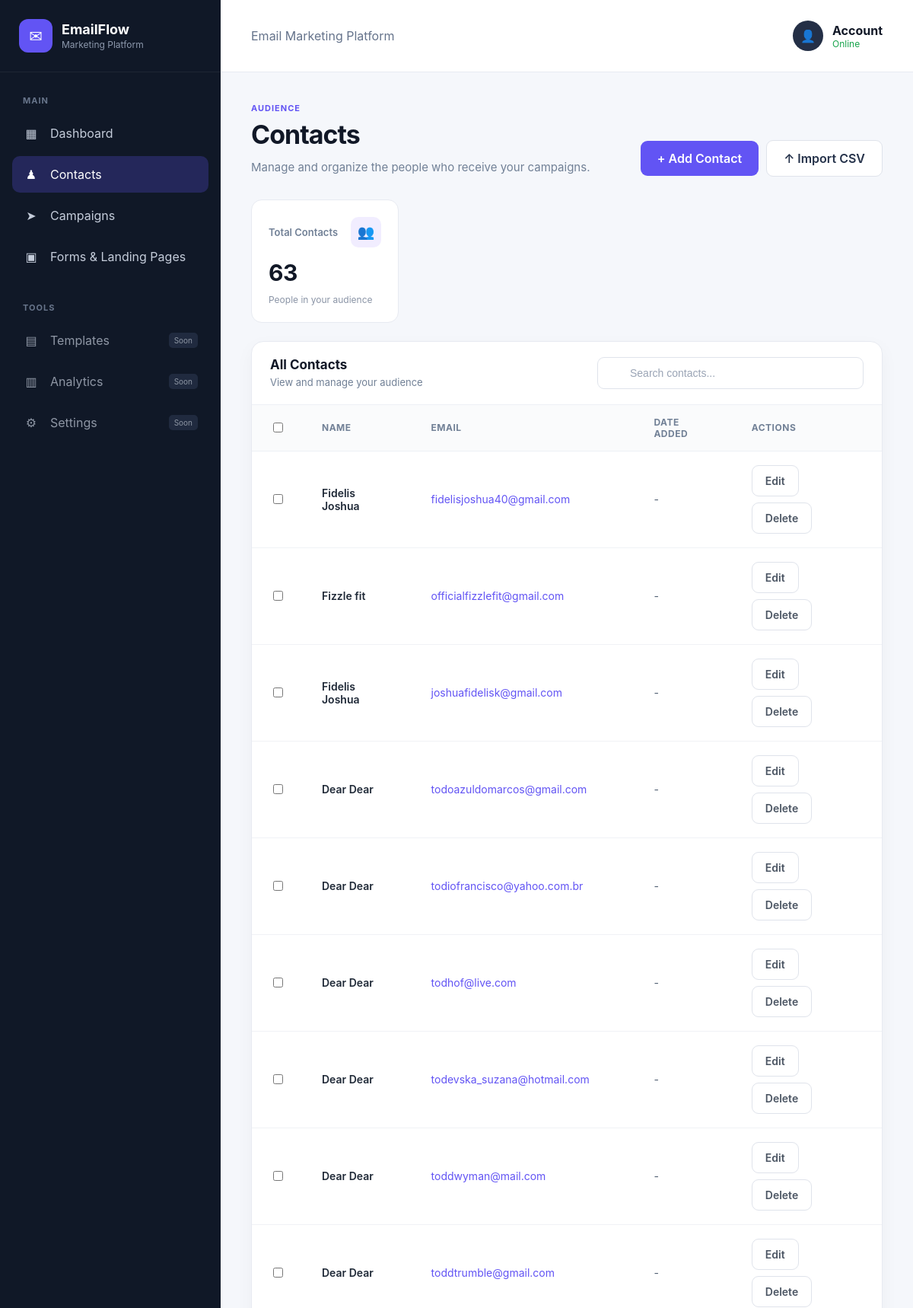
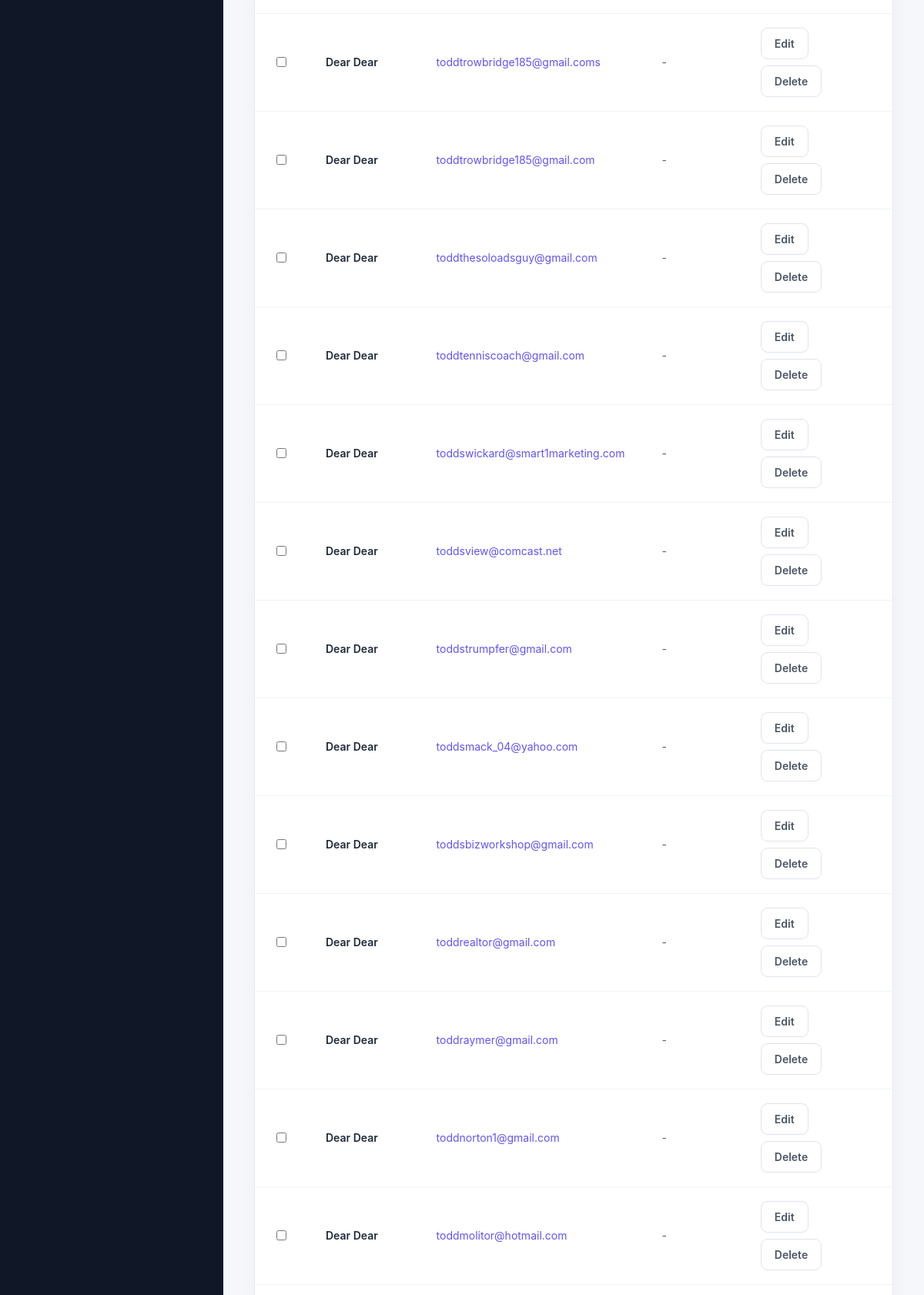
/contacts (signed in, upper part), run on the app's committed database (2 pictures, top to bottom).
### models.py (models this page shows, shortened)
class Contact(db.Model):
    __tablename__ = "contacts"
    id = db.Column(
        db.Integer,
        primary_key=True
    )
    name = db.Column(
        db.String(100),
        nullable=False
    )
    email = db.Column(
        db.String(120),
        nullable=False
    )
    created_by = db.Column(
        db.Integer,
        db.ForeignKey("users.id"),
        nullable=False
    )
    __table_args__ = (
        db.UniqueConstraint(
            "email",
            "created_by",
            name="unique_contact_per_user"
        ),
    )

### app.py (the view, shortened to what this page needs)
@app.route("/contacts", methods=["GET", "POST"])
def contacts():
    if "user_id" not in session:
        return redirect(url_for("login"))
    user_id = session["user_id"]
    contact_list = Contact.query.filter_by(
        created_by=user_id
    ).order_by(
        Contact.id.desc()
    ).all()
    return render_template(
        "contacts.html",
        contacts=contact_list
    )

### templates/contacts.html (shortened to what this page needs)
{% extends "dashboard_base.html" %}
{% block content %}
<div class="page-header">
    <div>
        <div class="page-eyebrow">
            AUDIENCE
        </div>
        <h1 class="page-title">
            Contacts
        </h1>
        <p class="page-subtitle">
            Manage and organize the people who receive your campaigns.
        </p>
    </div>
    <div class="page-actions">
        <a
            href="{{ url_for('add_contact') }}"
            class="primary-button"
        >
            + Add Contact
        </a>
        <form
            action="{{ url_for('import_csv') }}"
            method="POST"
            enctype="multipart/form-data"
            class="csv-import-form"
        >
            <label
                for="csv_file"
                class="secondary-button csv-label"
            >
                ↑ Import CSV
            </label>
        </form>
    </div>
</div>
<div class="stats-grid">
    <div class="stat-card">
        <div class="stat-top">
            <div class="stat-label">
                Total Contacts
            </div>
            <div class="stat-icon">
                👥
            </div>
        </div>
        <div class="stat-number">
            {{ contacts|length }}
        </div>
        <div class="stat-footer">
            People in your audience
        </div>
    </div>
</div>
<div class="content-card">
    <div class="card-toolbar">
        <div>
            <div class="dashboard-card-title">
                All Contacts
            </div>
            <div class="dashboard-card-subtitle">
                View and manage your audience
            </div>
        </div>
        <input
            type="text"
            id="contactSearch"
            class="search-input"
            placeholder="Search contacts..."
            onkeyup="searchContacts()"
        >
    </div>
    <form
        method="POST"
        action="{{ url_for('bulk_delete_contacts') }}"
        onsubmit="return confirmBulkDelete();"
    >
        <div class="table-wrapper">
            <table
                class="custom-table"
                id="contactsTable"
            >
                <thead>
                    <tr>
                        <th style="width: 45px;">
                            <input
                                type="checkbox"
                                id="selectAll"
                                onclick="toggleAllContacts()"
                            >
                        </th>
                        <th>
                            Name
                        </th>
                        <th>
                            Email
                        </th>
                        <th>
                            Date Added
                        </th>
                        <th>
                            Actions
                        </th>
                    </tr>
                </thead>
                <tbody>
                {% if contacts %}
                    {% for contact in contacts %}
                        <tr>
                            <td>
                                <input
                                    type="checkbox"
                                    name="contact_ids"
                                    value="{{ contact.id }}"
                                    class="contact-checkbox"
                                >
                            </td>
                            <td>
                                <div class="contact-name">
                                    {{ contact.name }}
                                </div>
                            </td>
                            <td>
                                <div class="contact-email">
                                    {{ contact.email }}
                                </div>
                            </td>
                            <td>
                                {% if contact.created_at %}
                                    {{ contact.created_at }}
                                {% else %}
                                    -
                                {% endif %}
                            </td>
                            <td>
                                <div class="contact-actions">
                                    <a
                                        href="{{ url_for(
                                            'edit_contact',
                                            contact_id=contact.id
                                        ) }}"
                                        class="btn-secondary-custom"
                                    >
                                        Edit
                                    </a>
                                    <a
                                        href="{{ url_for(
                                            'delete_contact',
                                            contact_id=contact.id
                                        ) }}"
                                        class="btn-secondary-custom delete-button"
                                        onclick="return confirm(
                                            'Are you sure you want to delete this contact?'
                                        );"
                                    >
                                        Delete
                                    </a>
                                </div>
                            </td>
                        </tr>
                    {% endfor %}
                {% endif %}
                </tbody>
            </table>
        </div>
    </form>
</div>
{% endblock %}

### templates/contacts.html (style rules this page uses)
.page-header { display: flex; align-items: flex-end; justify-content: space-between; gap: 30px; margin-bottom: 30px; }
.page-actions { display: flex; align-items: center; gap: 10px; flex-wrap: wrap; }
.csv-import-form { display: inline-flex; margin: 0; }
.csv-label { cursor: pointer; }
.contact-actions { display: flex; gap: 8px; flex-wrap: wrap; }
.delete-button { color: #dc2626; }

### data on the page
Contact: name "Fidelis Joshua", email "fidelisjoshua40@gmail.com"
Contact: name "Fizzle fit", email "officialfizzlefit@gmail.com"
Contact: name "Fidelis Joshua", email "joshuafidelisk@gmail.com"
Contact: name "Dear Dear", email "todoazuldomarcos@gmail.com"
Contact: name "Dear Dear", email "todiofrancisco@yahoo.com.br"
Contact: name "Dear Dear", email "todhof@live.com"
Contact: name "Dear Dear", email "todevska_suzana@hotmail.com"
Contact: name "Dear Dear", email "toddwyman@mail.com"
Contact: name "Dear Dear", email "toddtrumble@gmail.com"
Contact: name "Dear Dear", email "toddtrowbridge185@gmail.coms"
Contact: name "Dear Dear", email "toddtrowbridge185@gmail.com"
Contact: name "Dear Dear", email "toddthesoloadsguy@gmail.com"
Contact: name "Dear Dear", email "toddtenniscoach@gmail.com"
Contact: name "Dear Dear", email "toddswickard@smart1marketing.com"
Contact: name "Dear Dear", email "toddsview@comcast.net"
Contact: name "Dear Dear", email "toddstrumpfer@gmail.com"
Contact: name "Dear Dear", email "toddsmack_04@yahoo.com"
Contact: name "Dear Dear", email "toddsbizworkshop@gmail.com"
Contact: name "Dear Dear", email "toddrealtor@gmail.com"
Contact: name "Dear Dear", email "toddraymer@gmail.com"
Contact: name "Dear Dear", email "toddnorton1@gmail.com"
Contact: name "Dear Dear", email "toddmolitor@hotmail.com"

### other printed values
{{ contacts|length }} "63"
